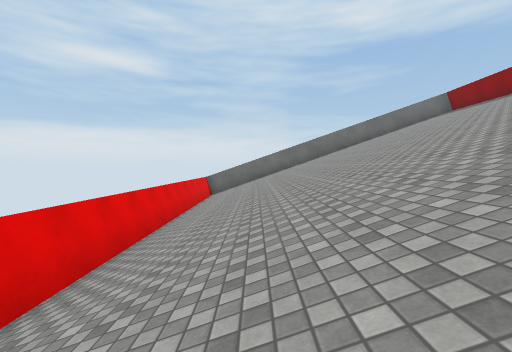
[1] (above)

16 first-person views from a walk through a 3-D level made in the Unity game engine. The camera is 1.3 m above the floor, tilts 2° down and sees 90° across. The floor is counted in squares, 2 m on a side. Each view is taken from the middle of a square. On the plan, view 1 faces up. The plan holds only what a view shows up to about 9 squares ahead; the rest is blank. The player character is not drawn. Surface patterns are stand-ins for the level's own textures.

[2]
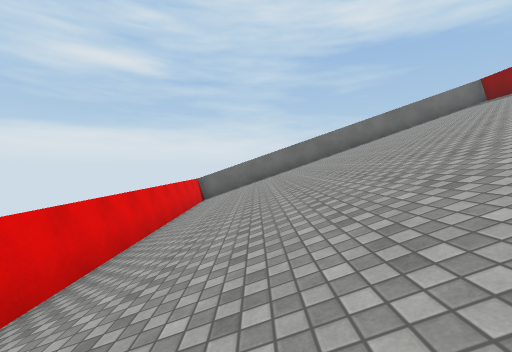

[3]
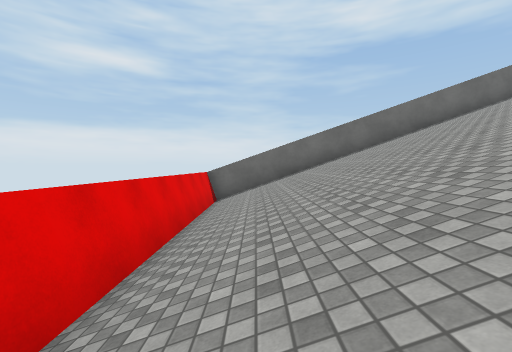

[4]
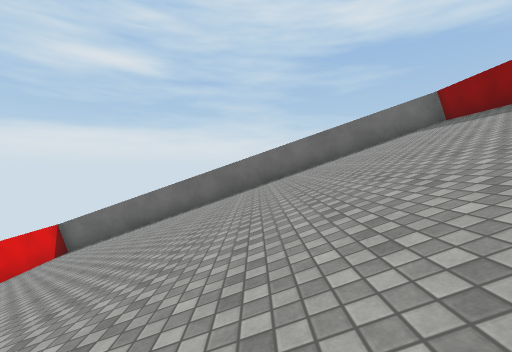

[5]
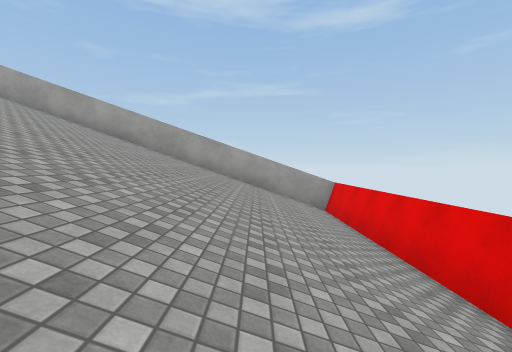

[6]
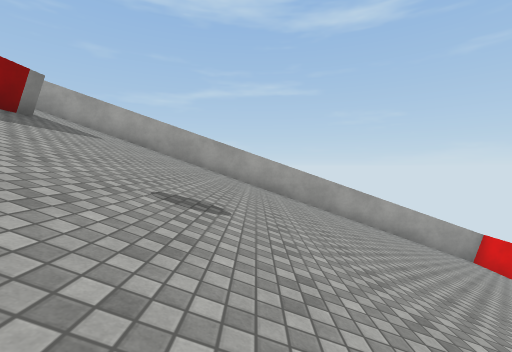

[7]
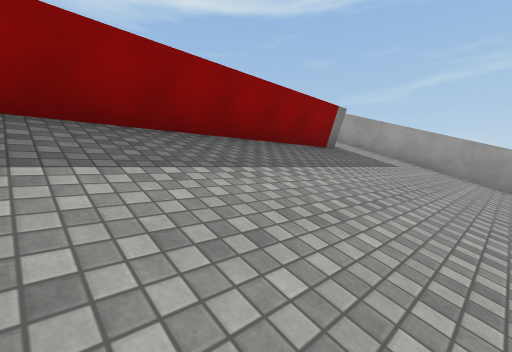

[8]
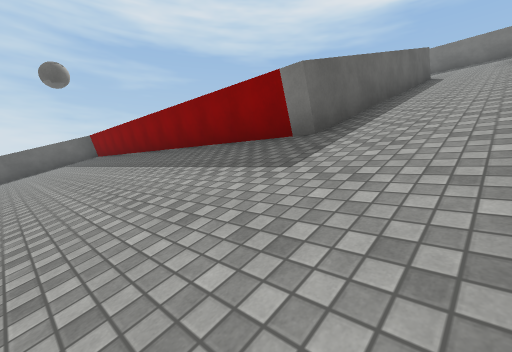

[9]
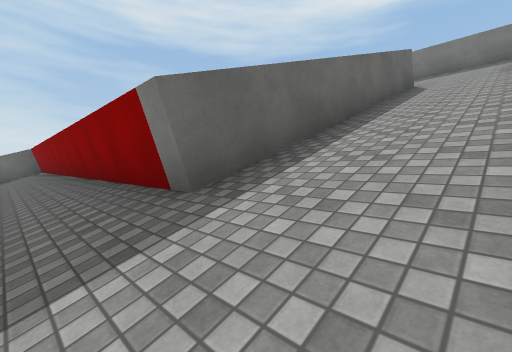

[10]
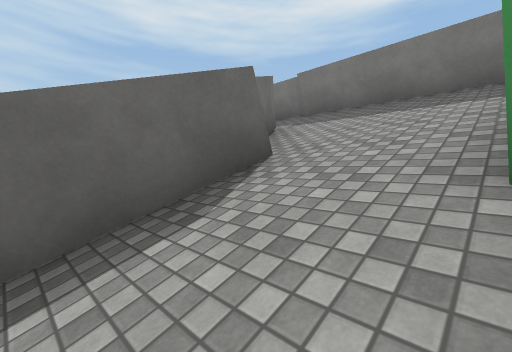

[11]
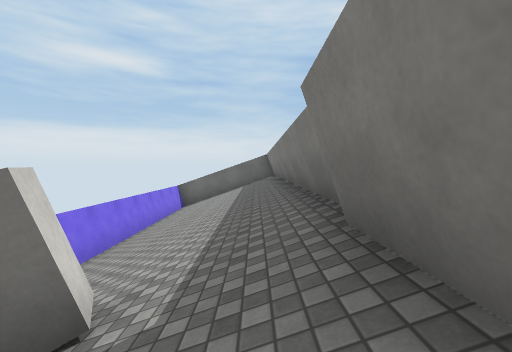

[12]
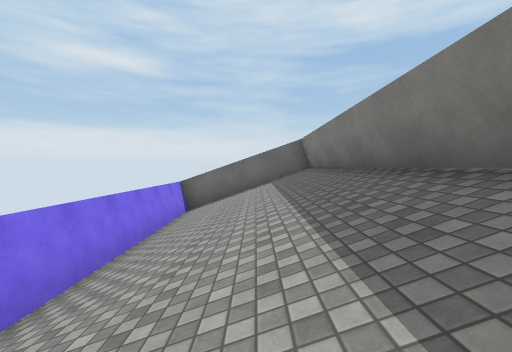

[13]
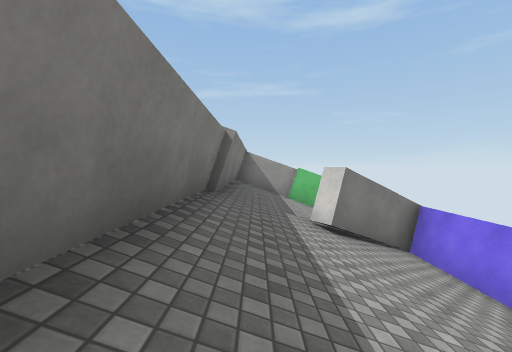

[14]
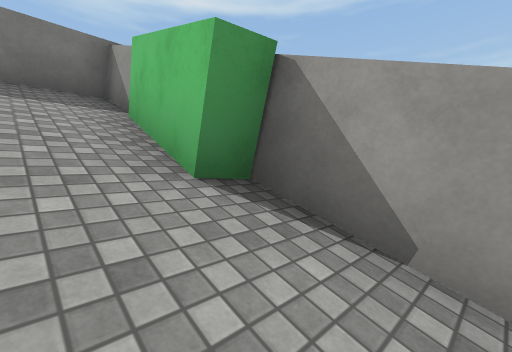

[15]
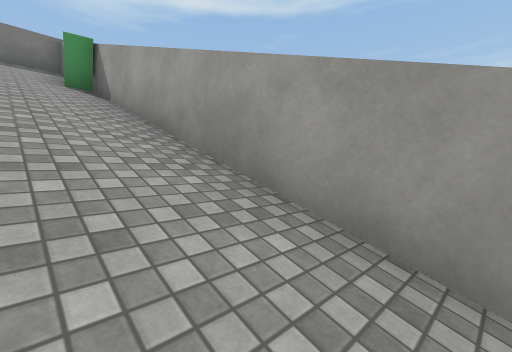

[16]
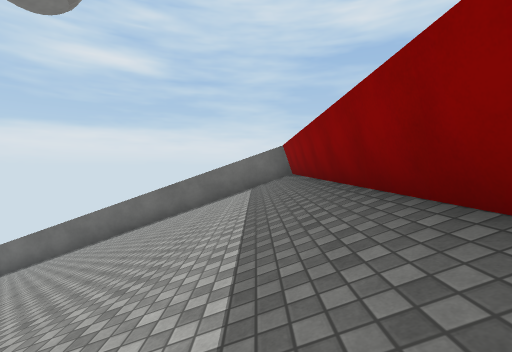

### Floor plan
Key: @ floor where view 1 was taken; # wall or solid block; / step, stairs or slope; = window, fence, low wall or low ledge; O other object.
Columns run from 3 left of view 1 to 21 right of it. Each row starts with its distance up from view 1.
 14 ##############      #####
 13 #////////////#     O////#
 12 #////////////#     O////#
 11 #////////////#     O////#
 10 #////////////#     O////#
  9 #////////////#     O////#
  8 #////////////#     O////#
  7 #////////////#     O////#
  6 #////////////#      ////#
  5 #////////////#     O////#
  4 #////////////#     O/=//#
  3 #////////////#     O##//#
  2 #////////////########///#
  1 #///////////////////////#
  0 #//@////////////////#///#
 -1 #########################

Positions as (right, up) in squares from view 1, and headings:
1: (0, 0), facing up
2: (0, 2), facing up
3: (-1, 5), facing up
4: (4, 5), facing up
5: (0, 8), facing down
6: (5, 8), facing down
7: (7, 8), facing down-right
8: (7, 0), facing up-right
9: (9, 0), facing up-right
10: (15, 0), facing up-right
11: (20, 2), facing up
12: (19, 5), facing up
13: (20, 8), facing down
14: (15, 1), facing down-right
15: (10, 1), facing down-right
16: (9, 5), facing up
